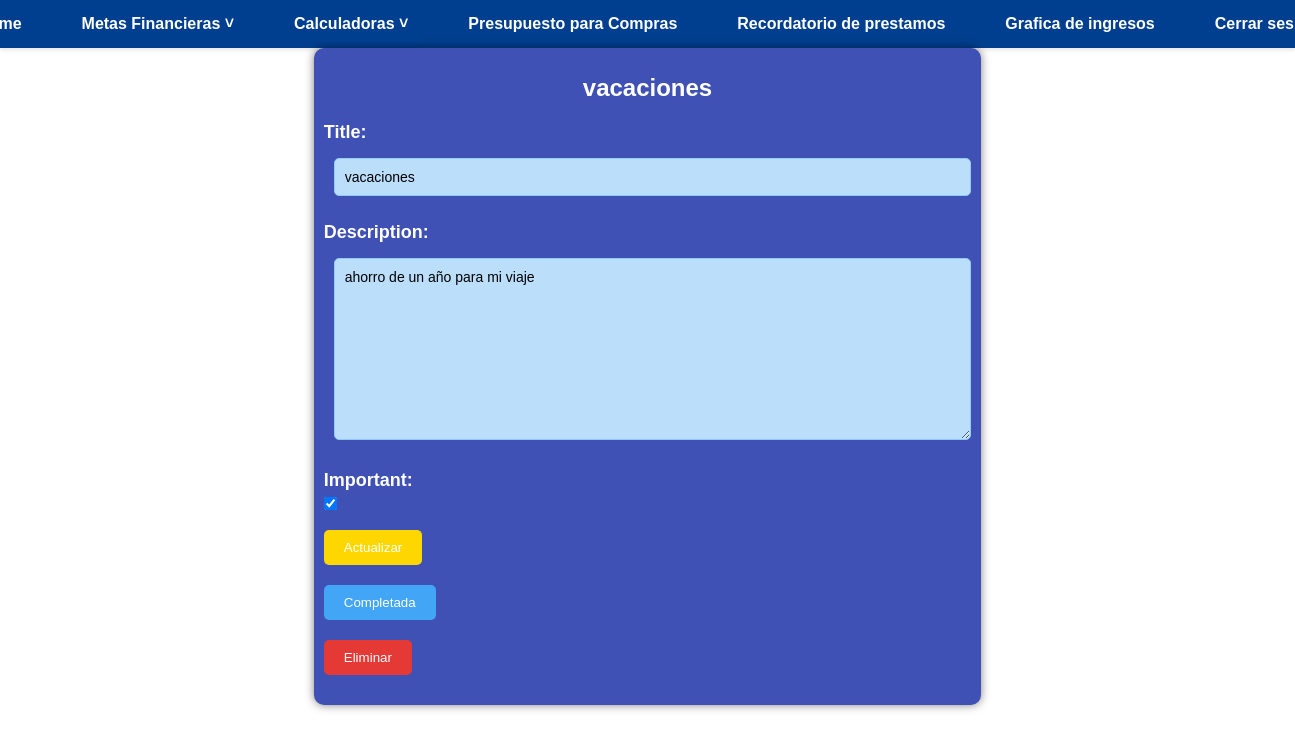
Page /tasks/10/ (signed in) on the earlier database version.
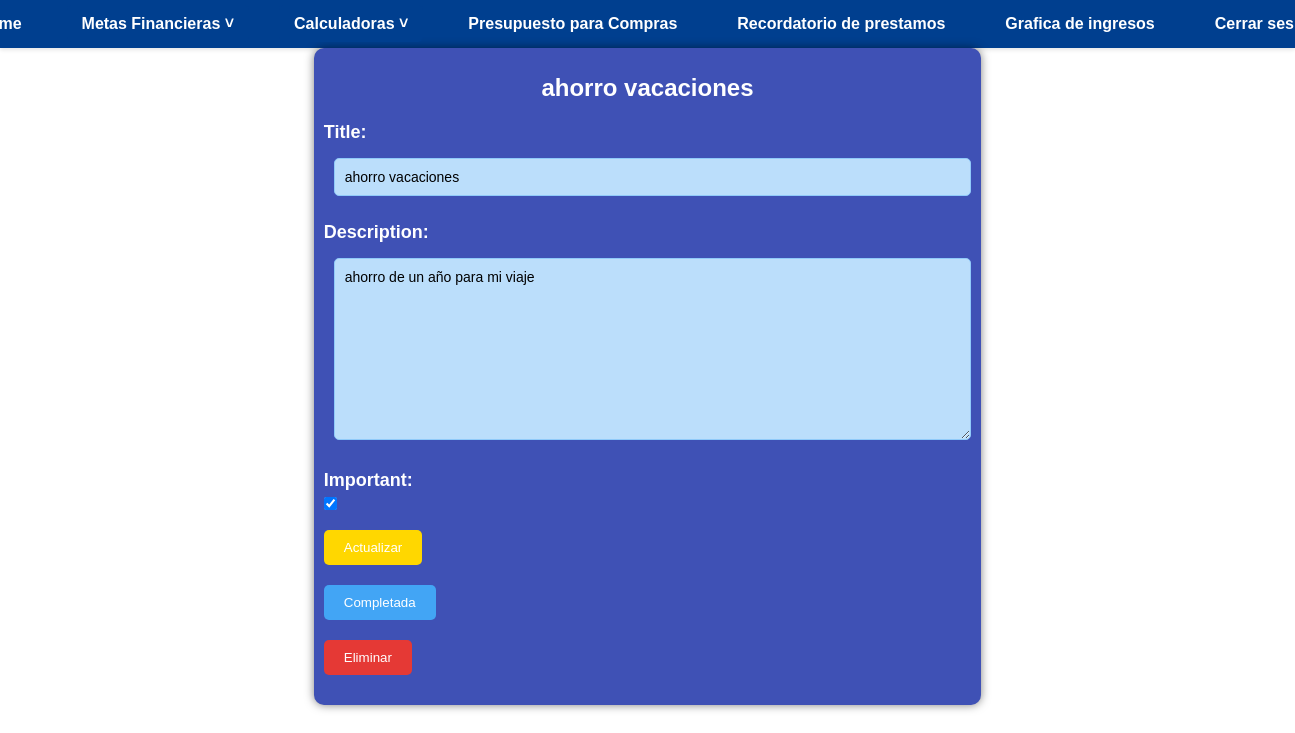
Same page on the later database version.
### sitioweb/models.py (models this page shows, shortened)
class task(models.Model):
    title = models.CharField(max_length=100)  # Campo para el título de la tarea
    description = models.TextField(blank=True)  # Campo opcional para la descripción de la tarea
    date_created = models.DateTimeField(auto_now_add=True)  # Fecha de creación de la tarea (autoañadida)
    date_completed = models.DateTimeField(null=True, blank=True)  # Fecha de completado de la tarea (opcional)
    important = models.BooleanField(default=False)  # Indica si la tarea es importante o no
    user = models.ForeignKey(User, on_delete=models.CASCADE)  # Relación con el usuario que creó la tarea

### sitioweb/views.py (the view, shortened to what this page needs)
# urls.py: path('tasks/<int:task_id>/', views.tasks_detalles, name='detalles_task'),  # Ruta para ver detalles de una tarea específica
@login_required
def tasks_detalles(request, task_id):
    if request.method == 'GET':
        Task = get_object_or_404(task, pk=task_id, user=request.user)
        form = taskform(instance=Task)
        return render(request, 'tasks_detalles.html', {'Task': Task, 'form': form})

### sitioweb/forms.py
class taskform(ModelForm):
    class Meta:
        model = task
        fields = ['title', 'description', 'important']

### sitioweb/templates/tasks_detalles.html (shortened to what this page needs)
{% extends 'base.html' %}
{% load static %}
{% block extra_css %}
    <link rel="stylesheet" href="{% static 'css/tasks_detalles.css' %}">
{% endblock %}
{% block content %}
<div class="task-details">
    <h1 class="task-title">{{ Task.title }}</h1>
    <form class="task-form" method="POST">
        {{ form.as_p }}
        <button class="update-button">
            Actualizar
        </button>
    </form>
    <div class="button-group">
        <form class="complete-form" action="{% url 'completar_task' Task.id %}" method="POST">
            <button class="complete-button">
                Completada
            </button>
        </form>
        <form class="delete-form" action="{% url 'delete_task' Task.id %}" method="POST">
            <button class="delete-button">
                Eliminar
            </button>
        </form>
    </div>
</div>
{% endblock %}

Differences in the rows shown:
changed task "ahorro de un año para mi viaje": title "vacaciones" → "ahorro vacaciones"
